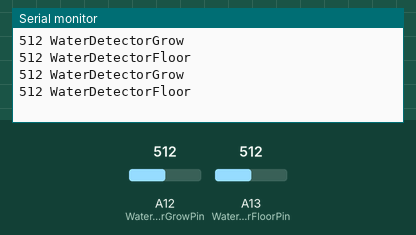
Recording of a sketch running on a simulated Arduino Mega 2560, built with avr-gcc and run on an emulated ATmega2560. On the bench: the last lines printed to the serial monitor. Inputs (shaded band) come from the test bench; at power-on: A12 (WaterDetectorGrowPin) = 512, A13 (WaterDetectorFloorPin) = 512.

Above: at 2.8 s.
2.9 s: A12 (WaterDetectorGrowPin) set to 716
At 4.3 s:
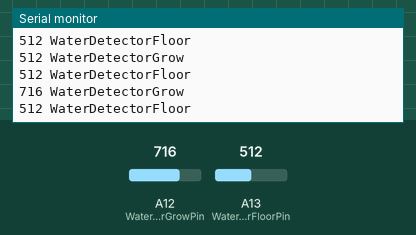
5.6 s: A13 (WaterDetectorFloorPin) set to 716
At 7.1 s:
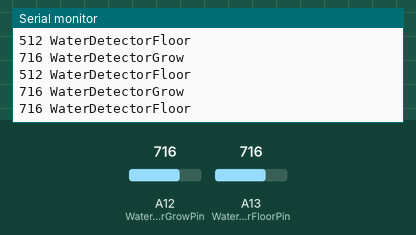
8.3 s: A12 (WaterDetectorGrowPin) set to 900
At 10.8 s:
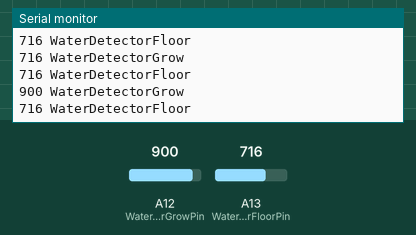
11.0 s: A13 (WaterDetectorFloorPin) set to 900
At 12.9 s:
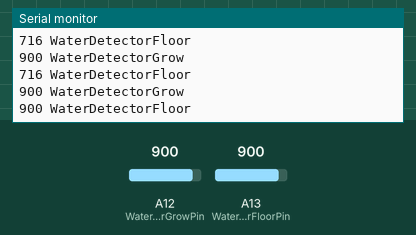
Timing chart, 0 to 14.4 s (numbered marks = the images above; inputs shaded):
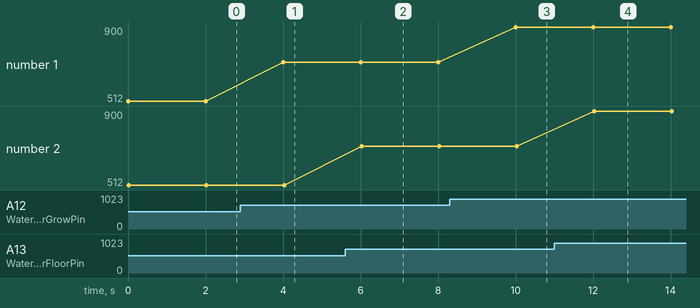

The sketch:

Water_Tank_Sensor.ino
```cpp
int WaterDetectorGrow = 0;
int WaterDetectorFloor = 0;
int WaterDetectorGrowPin = A12;
int WaterDetectorFloorPin = A13;

void setup() {
  // put your setup code here, to run once:
  Serial.begin(9600);
  pinMode(WaterDetectorGrowPin, INPUT);
  pinMode(WaterDetectorFloorPin, INPUT);

}

void loop() {
  WaterDetectorGrow = analogRead(WaterDetectorGrowPin); //Acquisition analog value of Water Level Sensor (Resistance)
WaterDetectorFloor = analogRead(WaterDetectorFloorPin); //Acquisition analog value of Water Level Sensor (Resistance)
Serial.print(WaterDetectorGrow);
Serial.println(" WaterDetectorGrow");
Serial.print(WaterDetectorFloor);
Serial.println(" WaterDetectorFloor");

delay(2000);

}
```

Measured:
- after the input at 2.9 s, the serial monitor: prints a new line after 1.1 s (image 1)
- after the input at 5.6 s, the serial monitor: prints a new line after 0.43 s (image 2)
- after the input at 8.3 s, the serial monitor: prints a new line after 1.7 s (image 3)
- after the input at 11.0 s, the serial monitor: prints a new line after 1.0 s (image 4)
- plotted number 1: 512 → 716 after the input at 2.9 s, 716 → 900 after the input at 8.3 s
